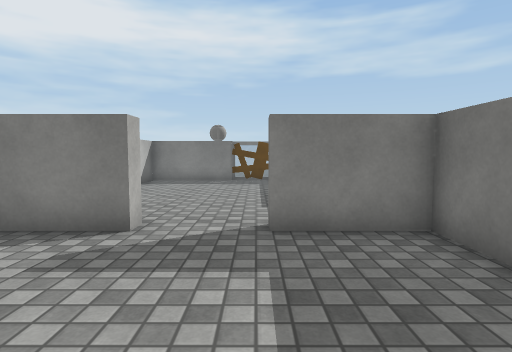
View 1 (above)

17 first-person views from a walk through a scene from a Unity 3-D project. The camera is 1.2 m above the floor, tilts 4° down and sees 80° across. The floor is counted in squares, 1 m on a side. Each view is taken from the middle of a square. On the plan, view 1 faces up. The plan holds only what a view shows up to about 13 squares ahead; the rest is blank. The place goes on beyond the plan. The player character is not drawn. Some surface patterns are stand-ins.

View 2
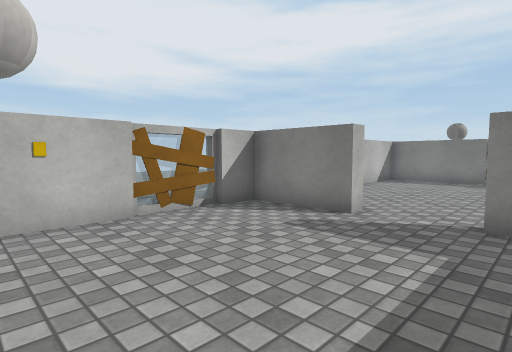

View 3
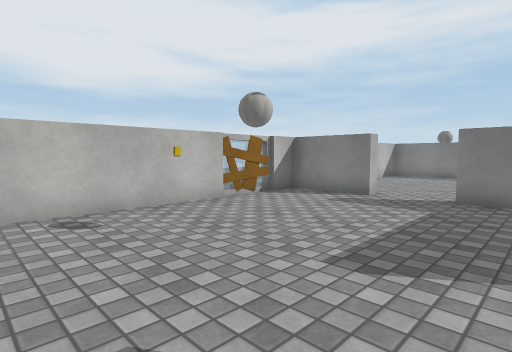

View 4
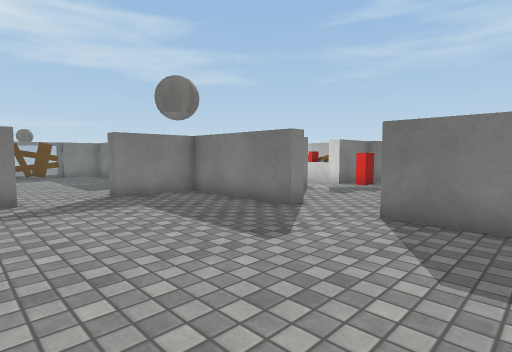

View 5
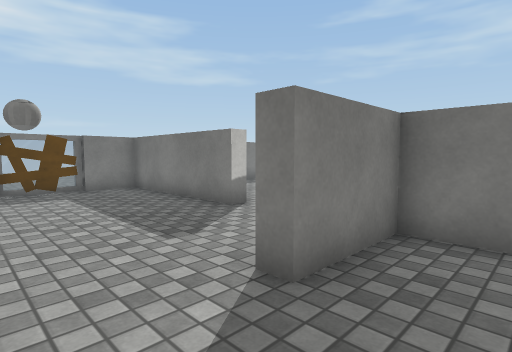

View 6
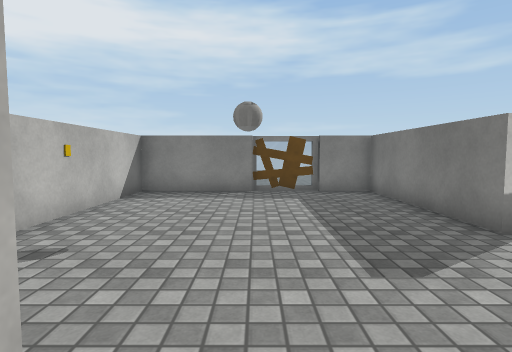

View 7
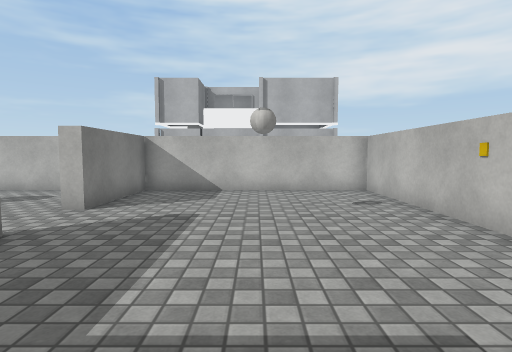

View 8
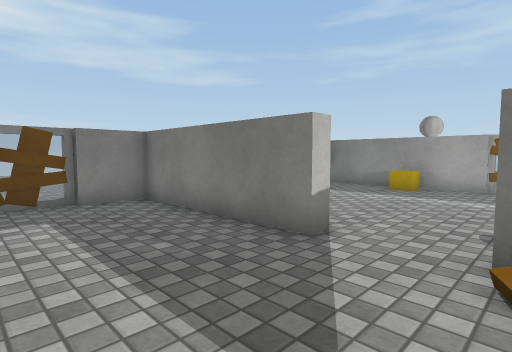

View 9
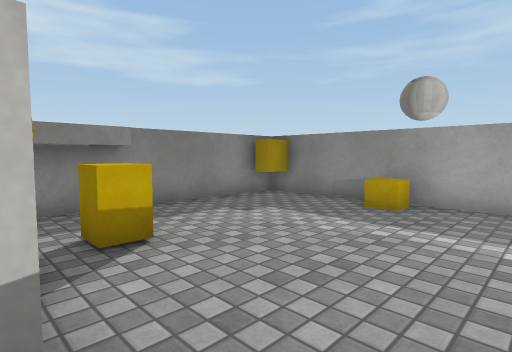

View 10
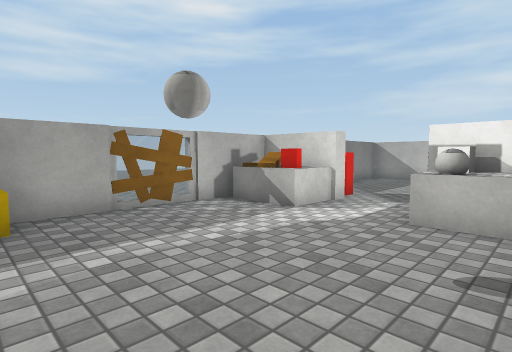

View 11
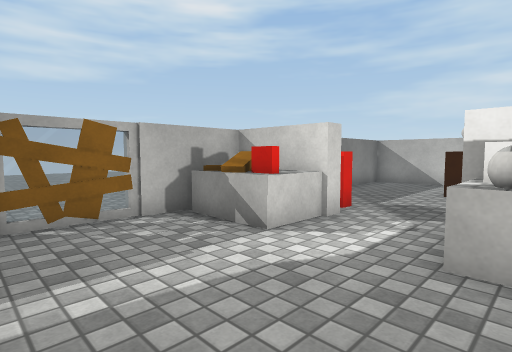

View 12
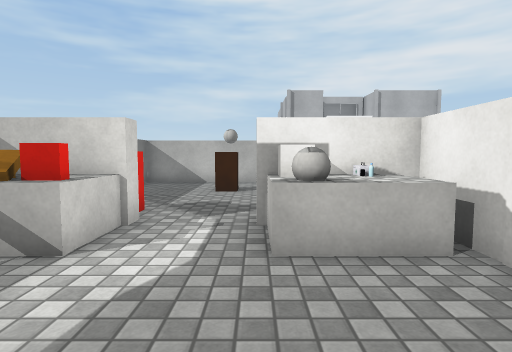

View 13
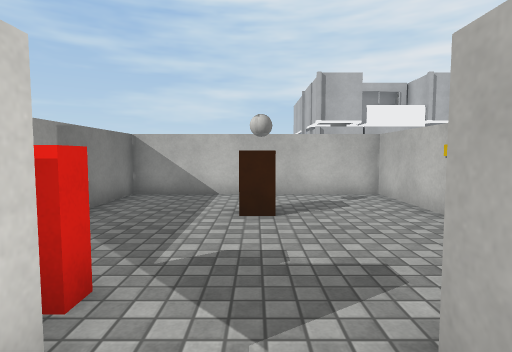

View 14
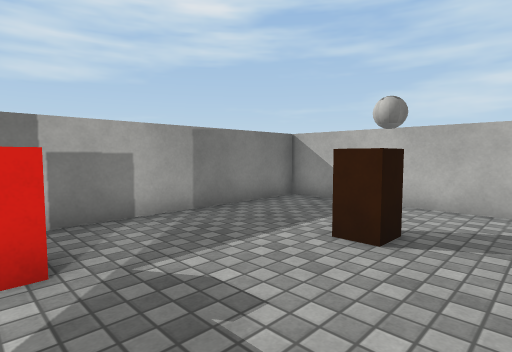

View 15
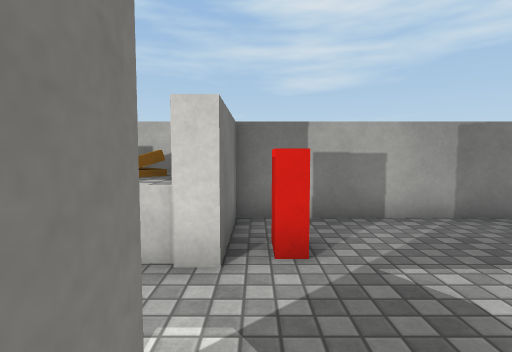

View 16
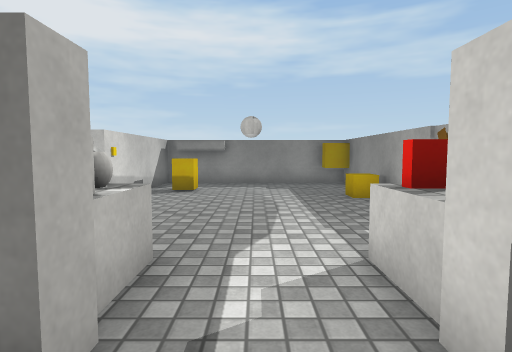

View 17
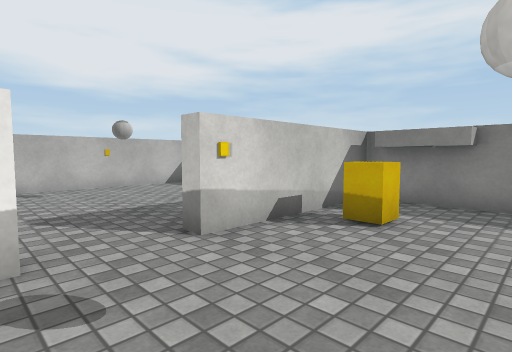

### Floor plan
Points are (right, up) in squares from view 1. A wall is a line through its corners. A room is listed if a view was taken in it or the views show most of it. See-through windows are left out.
Room 1 (views 1, 2, 3, 4, 5, 6, 7)
walls: (2.8, 0.6) (2.8, 4.7) (0.2, 4.7) (0.2, 5.2); (-4.7, 1.5) (-4.7, -5.3) (2.8, -5.3) (2.8, -1.6); (-2, 5.2) (-2, 4.7) (-4.7, 4.7) (-4.7, 3.6) (-5.2, 3.6); (-4.9, 3.6) (-4.9, 1.5)
ways out: opening at (-0.5, 5) to room 2; opening at (3, -0.5) to room 3
objects: other object (-5, 3); other object (-1, -1)
Room 2 (view 8)
walls: (-1, 14) (-4.7, 14) (-4.7, 7.2); (2.8, 8.6) (2.8, 14) (1.1, 14) (1.1, 14.2) (-1.1, 14.2)
ways out: opening at (-0.5, 5) to room 1; opening at (3, 7.5) to room 3
objects: other object (-1, 9); other object (0, 14)
Room 3 (views 9, 10, 11, 12, 13, 14, 15, 16, 17)
walls: (5.4, 2.9) (6, 2.9) (6, 2.4) (5.4, 2.4); (3.3, 6.5) (3.3, 2.9) (3.6, 2.9); (10.7, 6.5) (10.7, 7.2); (9.2, 1.4) (8.4, 1.4) (8.4, 1.8) (9.1, 1.8); (10.7, 2.8) (10.7, 5.6); (10.7, 7.4) (10.7, 14) (3.3, 14) (3.3, 8.6) (2.8, 8.6); (3.2, 0.6) (2.8, 0.6); (2.8, -1.6) (3.2, -1.6); (3.3, -2) (3.3, -5.3) (10.7, -5.3) (10.7, 2.4) (8.2, 2.4) (8.2, 3); (5.7, 13.4) (3.6, 13.4)
ways out: opening at (3, -0.5) to room 1; opening at (3, 7.5) to room 2
objects: other object (4, 3); block (4, 4); block (4, 11) to (5, 12); cube (5, 3); ball (5, 4); block (6, 4); block (7, -3) to (7, -2); other object (7, 8); block (8, 3) to (10, 4); red block (9, 4); brown plank (10, 4); block (10, 10); block (10, 13) to (10, 14); other object (11, 6)

Where each view was taken, in squares from view 1:
view 1: 0 up, 0 right, facing up
view 2: 1 down, 1 right, facing up-left
view 3: 4 down, 2 right, facing up-left
view 4: 4 down, 3 left, facing up-right
view 5: 3 up, 2 left, facing up-right
view 6: 4 up, 1 left, facing up
view 7: 5 up, 1 left, facing down
view 8: 6 up, 1 left, facing up-right
view 9: 7 up, 3 right, facing up-right
view 10: 10 up, 4 right, facing down-right
view 11: 8 up, 5 right, facing down-right
view 12: 8 up, 6 right, facing down
view 13: 4 up, 7 right, facing down
view 14: 2 up, 5 right, facing down-right
view 15: 2 up, 5 right, facing right
view 16: 1 up, 7 right, facing up
view 17: 6 up, 7 right, facing up-left
